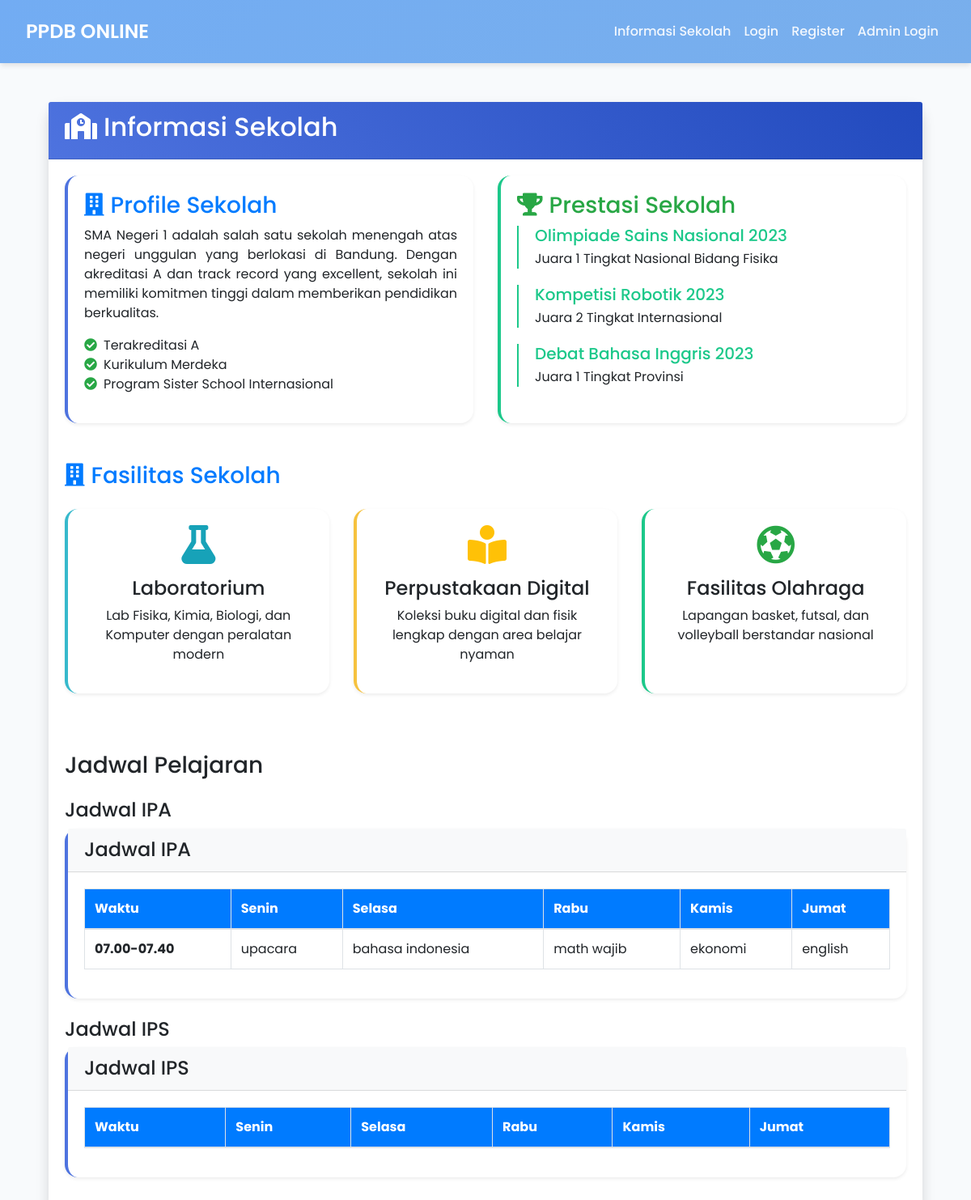
/informasi-sekolah, run on the app's committed database.
### models.py (models this page shows)
class Schedule(db.Model):
    id = db.Column(db.Integer, primary_key=True)
    jurusan = db.Column(db.String(50), nullable=False)
    waktu = db.Column(db.String(50), nullable=False)
    senin = db.Column(db.String(100))
    selasa = db.Column(db.String(100))
    rabu = db.Column(db.String(100))
    kamis = db.Column(db.String(100))
    jumat = db.Column(db.String(100))

### factory.py (the view)
    @app.route('/informasi-sekolah')
    def informasi_sekolah():
        from models import Schedule
        schedules = Schedule.query.all()
        return render_template('informasi_sekolah.html', schedules=schedules)

### templates/informasi_sekolah.html (shortened to what this page needs)
{% extends "base.html" %}
{% block content %}
<div class="container mt-5">
    <div class="card shadow">
        <div class="card-header bg-gradient-primary text-white" style="background: linear-gradient(45deg, #4e73df, #224abe);">
            <h2><i class="fas fa-school mr-2"></i>Informasi Sekolah</h2>
        </div>
        <div class="card-body">
            <div class="section mb-5">
                <div class="row">
                    <div class="col-md-6">
                        <div class="card h-100 border-left-primary shadow-sm">
                            <div class="card-body">
                                <h3 class="text-primary"><i class="fas fa-building mr-2"></i>Profile Sekolah</h3>
                                <p class="text-justify">SMA Negeri 1 adalah salah satu sekolah menengah atas negeri unggulan yang berlokasi di Bandung. Dengan akreditasi A dan track record yang excellent, sekolah ini memiliki komitmen tinggi dalam memberikan pendidikan berkualitas.</p>
                                <ul class="list-unstyled">
                                    <li><i class="fas fa-check-circle text-success mr-2"></i>Terakreditasi A</li>
                                    <li><i class="fas fa-check-circle text-success mr-2"></i>Kurikulum Merdeka</li>
                                    <li><i class="fas fa-check-circle text-success mr-2"></i>Program Sister School Internasional</li>
                                </ul>
                            </div>
                        </div>
                    </div>
                    <div class="col-md-6">
                        <div class="card h-100 border-left-success shadow-sm">
                            <div class="card-body">
                                <h3 class="text-success"><i class="fas fa-trophy mr-2"></i>Prestasi Sekolah</h3>
                                <div class="timeline">
                                    <div class="timeline-item">
                                        <h5>Olimpiade Sains Nasional 2023</h5>
                                        <p>Juara 1 Tingkat Nasional Bidang Fisika</p>
                                    </div>
                                    <div class="timeline-item">
                                        <h5>Kompetisi Robotik 2023</h5>
                                        <p>Juara 2 Tingkat Internasional</p>
                                    </div>
                                    <div class="timeline-item">
                                        <h5>Debat Bahasa Inggris 2023</h5>
                                        <p>Juara 1 Tingkat Provinsi</p>
                                    </div>
                                </div>
                            </div>
                        </div>
                    </div>
                </div>
            </div>
            <div class="section mb-5">
                <h3 class="text-primary mb-4"><i class="fas fa-building mr-2"></i>Fasilitas Sekolah</h3>
                <div class="row">
                    <div class="col-md-4 mb-4">
                        <div class="card h-100 border-left-info shadow-sm">
                            <div class="card-body text-center">
                                <i class="fas fa-flask fa-3x text-info mb-3"></i>
                                <h4>Laboratorium</h4>
                                <p>Lab Fisika, Kimia, Biologi, dan Komputer dengan peralatan modern</p>
                            </div>
                        </div>
                    </div>
                    <div class="col-md-4 mb-4">
                        <div class="card h-100 border-left-warning shadow-sm">
                            <div class="card-body text-center">
                                <i class="fas fa-book-reader fa-3x text-warning mb-3"></i>
                                <h4>Perpustakaan Digital</h4>
                                <p>Koleksi buku digital dan fisik lengkap dengan area belajar nyaman</p>
                            </div>
                        </div>
                    </div>
                    <div class="col-md-4 mb-4">
                        <div class="card h-100 border-left-success shadow-sm">
                            <div class="card-body text-center">
                                <i class="fas fa-futbol fa-3x text-success mb-3"></i>
                                <h4>Fasilitas Olahraga</h4>
                                <p>Lapangan basket, futsal, dan volleyball berstandar nasional</p>
                            </div>
                        </div>
                    </div>
                </div>
            </div>
            <div class="section">
                <h3>Jadwal Pelajaran</h3>
                {% for jurusan in ['IPA', 'IPS'] %}
                    <h4 class="mt-4">Jadwal {{ jurusan }}</h4>
                    <div class="card mb-4 border-left-primary shadow-sm">
                        <div class="card-header bg-light">
                            <h4 class="mb-0">Jadwal {{ jurusan }}</h4>
                        </div>
                        <div class="card-body">
                            <div class="table-responsive">
                                <table class="table table-bordered table-hover">
                                    <thead class="bg-primary text-white">
                                        <tr>
                                            <th>Waktu</th>
                                            <th>Senin</th>
                                            <th>Selasa</th>
                                            <th>Rabu</th>
                                            <th>Kamis</th>
                                            <th>Jumat</th>
                                        </tr>
                                    </thead>
                                    <tbody>
                                        {% for schedule in schedules if schedule.jurusan == jurusan %}
                                        <tr>
                                            <td class="font-weight-bold">{{ schedule.waktu }}</td>
                                            <td>{{ schedule.senin }}</td>
                                            <td>{{ schedule.selasa }}</td>
                                            <td>{{ schedule.rabu }}</td>
                                            <td>{{ schedule.kamis }}</td>
                                            <td>{{ schedule.jumat }}</td>
                                        </tr>
                                        {% endfor %}
                                    </tbody>
                                </table>
                            </div>
                        </div>
                    </div>
                {% endfor %}
            </div>
        </div>
    </div>
</div>
{% endblock %}

### templates/base.html (style rules this page uses)
:root { --primary: #a8c7ed; --secondary: #bdd8f7; --success: #c3e6d3; --warning: #f7e9c3; --danger: #f7c3c3; --background: #f8fafc; }
body { font-family: 'Poppins', sans-serif; background-color: var(--background); }
.card { border: none; border-radius: 1rem; box-shadow: 0 4px 6px -1px rgba(0, 0, 0, 0.1); transition: transform 0.3s ease; }

### templates/informasi_sekolah.html (style rules this page uses)
.border-left-primary { border-left: 4px solid #4e73df !important; }
.border-left-success { border-left: 4px solid #1cc88a !important; }
.border-left-info { border-left: 4px solid #36b9cc !important; }
.border-left-warning { border-left: 4px solid #f6c23e !important; }
.timeline-item { padding-left: 20px; border-left: 2px solid #1cc88a; margin-bottom: 20px; }
.timeline-item h5 { color: #1cc88a; margin-bottom: 5px; }
.card { transition: transform 0.3s ease; }

### data on the page
Schedule: jurusan "IPA", waktu "07.00-07.40", senin "upacara", selasa "bahasa indonesia", rabu "math wajib", kamis "ekonomi", jumat "english"

### other printed values
{{ jurusan }} "IPS"
